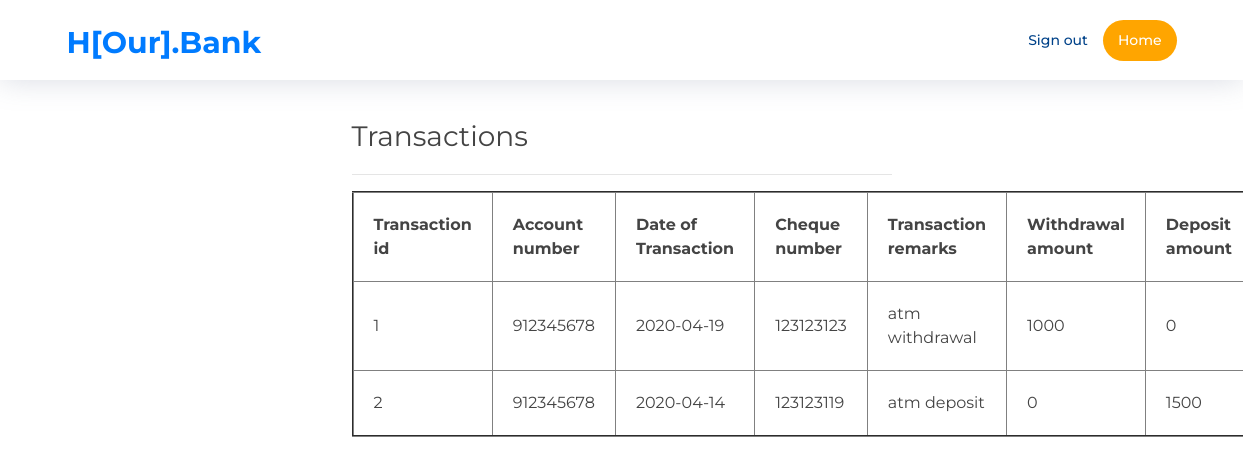
Screenshot of /transactions.php (signed in) with the database file from the repository.
### tables this page shows
CREATE TABLE transactions (
    transaction_id int primary key AUTO_INCREMENT not null,
    acc_no int(20) not null,
    date date not null,
    checkno int(30) not null,
    remarks varchar(50) not null,
    withdrawal_amt int DEFAULT 0,
    deposit_amt int DEFAULT 0,
    FOREIGN KEY(acc_no) REFERENCES accounts(acc_no)
);

### transactions.php (the view, shortened to what this page needs)
<?php
  include ('include/header.php');
?>
<!DOCTYPE html>
<html lang="en">
<br><br><br>
<div class="container size">
  <div class="row">
    <br><br><br><br><br><br>
    <div class="col-md-6 offset-md-3 form-container">
        <br><br>
          <h3>Transactions</h3>
          <hr class="red-bar">
          <form class="form-group" method="post" action="account_details.php">
          <div class="form-group">
          <?php
  			    $conn = mysqli_connect('localhost:3307', 'karunya' , 'karunyam', 'bank');
  			    $accno = $_SESSION['accno'];
  			    $query = "SELECT * FROM  transactions WHERE acc_no = '$accno'";
  			    $result = mysqli_query($conn,$query);
            echo '<table border="2" cellpadding="20" cellspacing="10" class="db-table">';
            echo '<tr><th>Transaction id</th><th>Account number</th><th>Date of Transaction</th><th>Cheque number</th><th>Transaction remarks</th><th>Withdrawal amount</th><th>Deposit amount</th></tr>';
            while($row = mysqli_fetch_assoc($result)){
              $posts[] = $row;
            }
            foreach ($posts as $row){
              echo '<tr>';
              foreach ($row as $element){
                echo '<td>',$element,'</td>';
              }
              echo '</tr>';
            }
          ?>
          </div>
        </form>
    </div>
  </div>
</div>
</html>

### include/header.php (shortened to what this page needs)
<!DOCTYPE html>
<html lang="en">
<head>
  <link href="lib/bootstrap/css/bootstrap.min.css" rel="stylesheet">
  <link href="lib/font-awesome/css/font-awesome.min.css" rel="stylesheet">
  <link href="lib/animate/animate.min.css" rel="stylesheet">
  <link href="lib/ionicons/css/ionicons.min.css" rel="stylesheet">
  <link href="lib/owlcarousel/assets/owl.carousel.min.css" rel="stylesheet">
  <link href="lib/lightbox/css/lightbox.min.css" rel="stylesheet">
  <link href="css/style.css" rel="stylesheet">
</head>
<body>
  <header id="header" class="fixed-top">
    <div class="container">
      <a href="#intro" class="scrollto">H[Our].Bank</a>
      <nav class="main-nav float-right d-none d-lg-block">
        <ul>
          <li><a href="login.php">Sign out  </a></li>
          <li class="hover-box"><a href="homepage.php">Home</a></li>
        </ul>
      </nav>
    </div>
  </header>
</body>
</html>

### css/style.css (style rules this page uses)
body { background: #fff; color: #444; font-family: "Montserrat", sans-serif; font-weight: normal; }
a { color: #007bff; transition: 0.5s; font-weight: bolder; font-size: 30px; }
h1, h2, h3, h4, h5, h6 { font-family: "Montserrat", sans-serif; font-weight: 400; margin: 0 0 20px 0; padding: 0; }
#header { height: 80px; transition: all 0.5s; z-index: 997; transition: all 0.5s; padding: 20px 0; background: #fff; box-shadow: 0px 0px 30px rgba(127, 137, 161, 0.3); }
.main-nav, .main-nav * { margin: 0; padding: 0; list-style: none; }
.main-nav > ul > li { position: relative; white-space: nowrap; float: left; }
.main-nav a { display: block; position: relative; color: #004289; padding: 10px 15px; transition: 0.3s; font-size: 14px; font-family: "Montserrat", sans-serif; font-weight: 500; }
.main-nav .hover-box > a { border-radius: 50px; background-color: orange; color:white; }

### rows the page displays
transactions: transaction_id "1", acc_no "912345678", date "2020-04-19", checkno "123123123", remarks "atm withdrawal", withdrawal_amt "1000", deposit_amt "0"
transactions: transaction_id "2", acc_no "912345678", date "2020-04-14", checkno "123123119", remarks "atm deposit", withdrawal_amt "0", deposit_amt "1500"
